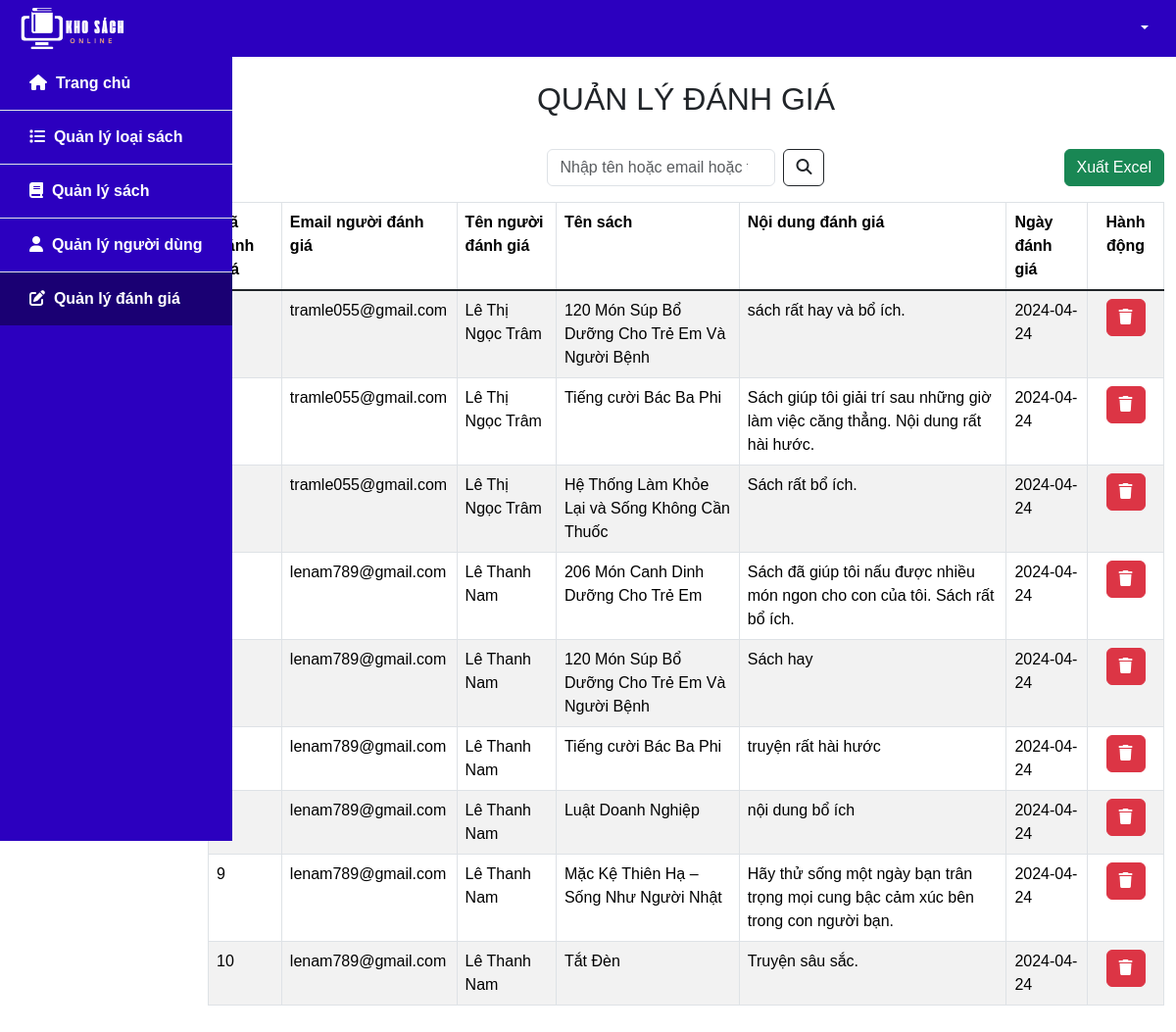
The page /manage_review.php on the database as committed earlier.
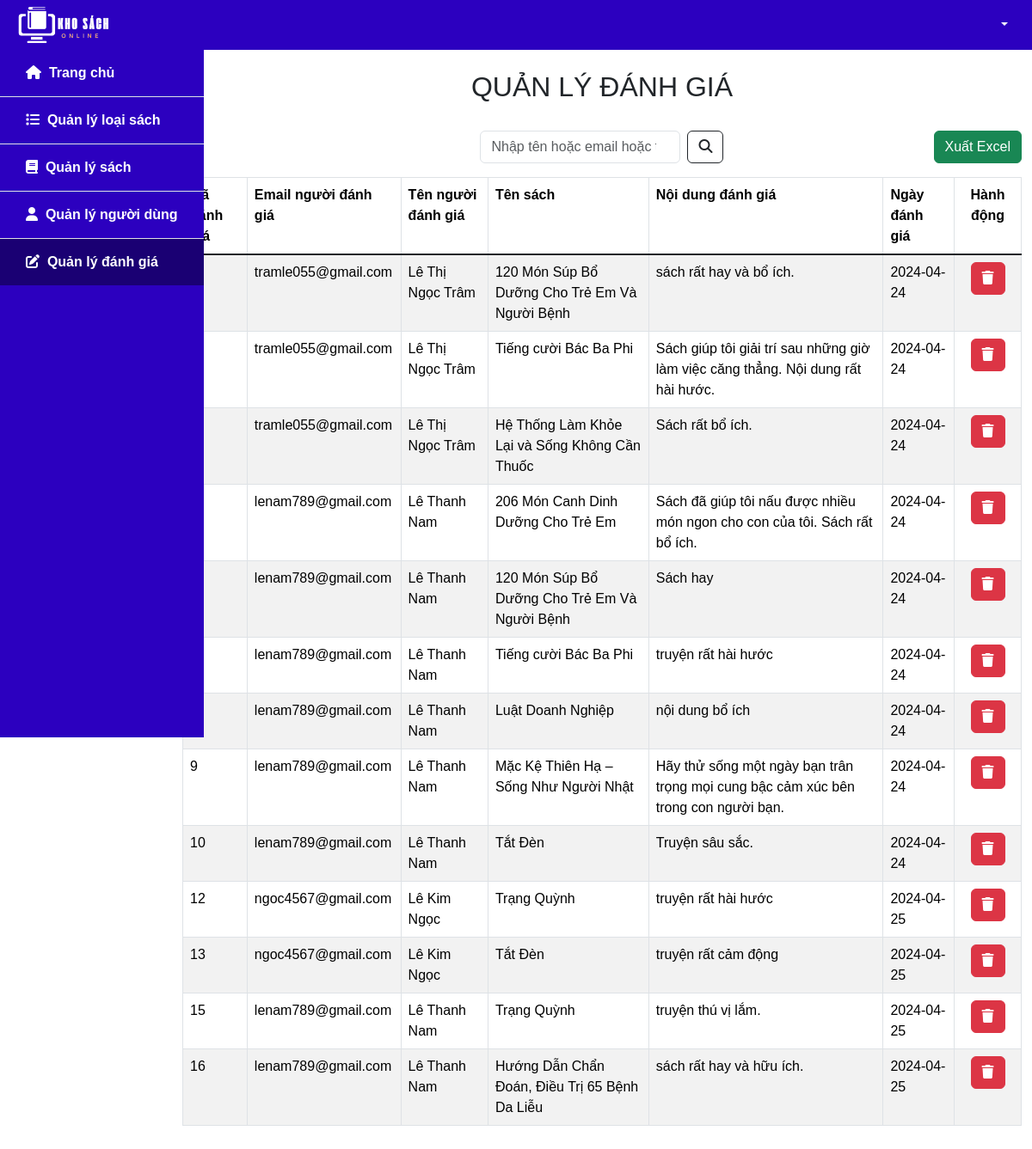
The same page on the database as committed later.
### tables this page shows
CREATE TABLE `review` (
  `id_review` int(10) NOT NULL,
  `content` varchar(500) NOT NULL,
  `date_review` date NOT NULL,
  `email` varchar(100) NOT NULL,
  `id_book` varchar(10) NOT NULL
);

CREATE TABLE `user` (
  `email` varchar(100) NOT NULL,
  `fullname` varchar(50) NOT NULL,
  `password` varchar(100) NOT NULL,
  `role` varchar(10) NOT NULL
);

CREATE TABLE `book` (
  `id_book` varchar(10) NOT NULL,
  `name_book` varchar(100) NOT NULL,
  `author` varchar(50) DEFAULT NULL,
  `describe_book` varchar(1000) DEFAULT NULL,
  `image_book` varchar(200) DEFAULT NULL,
  `file_book` varchar(200) NOT NULL,
  `id_genre` varchar(10) NOT NULL
);

### src/functions.php (called while the page is built, shortened)
<?php
function html_escape(string|null $text): string
{
    return htmlspecialchars($text ?? '', ENT_QUOTES, 'UTF-8', false);
}

### public/manage_review.php (the view, shortened to what this page needs)
<?php
require_once __DIR__ . '/../src/connect.php';
if ($_SERVER['REQUEST_METHOD'] === 'GET' && isset($_GET['keyword'])) {
    $keyword = $_GET['keyword'];
    $sql = "SELECT r.id_review, u.email, u.fullname, b.name_book, r.content, r.date_review
            FROM review r
            JOIN user u ON u.email = r.email
            JOIN book b ON b.id_book = r.id_book
            WHERE u.email LIKE concat('%', ? '%')
            OR u.fullname LIKE concat('%', ? '%')
            OR b.name_book LIKE concat('%', ? '%')
            ORDER BY r.id_review ASC";
    $stmt = $pdo->prepare($sql);
    $stmt->execute([$keyword, $keyword, $keyword]);
} else {
    $sql = "SELECT r.id_review, u.email, u.fullname, b.name_book, r.content, r.date_review
            FROM review r
            JOIN user u ON u.email = r.email
            JOIN book b ON b.id_book = r.id_book
            ORDER BY r.id_review ASC";
    $stmt = $pdo->prepare($sql);
    $stmt->execute();
}
$rows = $stmt->fetchAll(PDO::FETCH_ASSOC);
include_once __DIR__. '/../src/partials/header_ad.php'
?>
<div class="container-fluid flex-grow-1">
    <div class="row">
        <div class="col-2">
            <?php include_once __DIR__. '/../src/partials/slidebar_ad.php' ?>
        </div>
        <div class="col-10">
            <div class="row justify-content-center m-4">
                <h2 class="text-center">QUẢN LÝ ĐÁNH GIÁ</h2>
            </div>
            <div class="row mb-3">
                <div class="col">
                </div>
                <div class="col d-flex justify-content-center ">
                    <form class="d-flex" role="search" method="GET">
                        <input class="form-control me-2" type="search" placeholder="Nhập tên hoặc email hoặc tên sách"
                            aria-label="Search" name="keyword"
                            value="<?= isset($_GET['keyword']) ? html_escape($_GET['keyword']) : '' ?>">
                        <button class="btn btn-outline-dark" type="submit"><i
                                class="fa-solid fa-magnifying-glass"></i></button>
                    </form>
                </div>
                <div class="col d-flex justify-content-end">
                    <form method="post">
                        <button class="btn btn-success" type="submit" name="export">
                            Xuất Excel
                        </button>
                    </form>
                </div>
            </div>
            <div class="row my-3">
                <div class="col">
                    <table class="table table-bordered table-striped">
                        <thead>
                            <tr>
                                <th class="align-content-start">Mã đánh giá</th>
                                <th class="align-content-start">Email người đánh giá</th>
                                <th class="align-content-start">Tên người đánh giá</th>
                                <th class="align-content-start">Tên sách</th>
                                <th class="align-content-start">Nội dung đánh giá</th>
                                <th class="align-content-start">Ngày đánh giá</th>
                                <th class="text-center align-content-start">Hành động</th>
                            </tr>
                        </thead>
                        <tbody class="table-group-divider">
                            <?php foreach ($rows as $row) : ?>
                            <tr>
                                <td><?= html_escape($row['id_review']) ?></td>
                                <td><?= html_escape($row['email']) ?></td>
                                <td><?= html_escape($row['fullname']) ?></td>
                                <td><?= html_escape($row['name_book']) ?></td>
                                <td><?= html_escape($row['content']) ?></td>
                                <td><?= html_escape($row['date_review']) ?></td>
                                <td>
                                    <div class="d-flex justify-content-center">
                                        <form class="form-inline mx-1" action="/delete_review.php" method="POST">
                                            <button id="delete-review-btn" type="button"
                                                class="btn btn-xs btn-danger  delete-review-btn" data-toggle="modal"
                                                name="delete-review" data-target="#delete-confirm">
                                                <i class="fa-solid fa-trash"></i>
                                            </button>
                                        </form>
                                    </div>
                                </td>
                            </tr>
                            <?php endforeach ?>
                        </tbody>
                    </table>
                </div>
            </div>
        </div>
    </div>
</div>
<?php
include_once __DIR__. '/../src/partials/footer_ad.php'
?>

### src/partials/header_ad.php (shortened to what this page needs)
<!DOCTYPE html>
<html lang="en">
<head>
    <link href="https://cdn.jsdelivr.net/npm/bootstrap@5.3.2/dist/css/bootstrap.min.css" rel="stylesheet"
>
    <link rel="stylesheet" href="https://cdnjs.cloudflare.com/ajax/libs/font-awesome/6.4.2/css/all.min.css"
 />
    <link rel="stylesheet" href="css/style.css" />
</head>
<body class="d-flex flex-column min-vh-100">
    <div class="container-fluid header">
        <div class="d-flex justify-content-between align-items-center">
            <div class="my-1">
                <a href="index_ad.php"><img id="logo" src="images/logo.png" height="50px" /></a>
            </div>
            <div class="dropdown">
                <a class="dropdown-toggle link text-white px-3" href="#" role="button" data-bs-toggle="dropdown"
                    aria-expanded="false">
                </a>
            </div>
        </div>
    </div>

### src/partials/slidebar_ad.php (shortened to what this page needs)
<div class="slidebar">
    <ul class="list-group list-group-flush">
        <li class="list-group-item slidebar-item"><a href="index_ad.php"><i class="fa-solid fa-house"></i>&nbsp; Trang
                chủ</a></li>
        <li class="list-group-item slidebar-item"><a href="manage_genre.php"><i class="fa-solid fa-list"></i>&nbsp; Quản
                lý loại
                sách</a></li>
        <li class="list-group-item slidebar-item">
            <a href="#manageBook" data-bs-toggle="collapse" aria-expanded="false" aria-controls="manageBook">
                <i class="fa-solid fa-book"></i>&nbsp; Quản lý sách
            </a>
        </li>
        <li class="list-group-item slidebar-item"><a href="manage_user.php"><i class="fa-solid fa-user"></i>&nbsp; Quản
                lý người
                dùng</a></li>
        <li class="list-group-item slidebar-item"><a href="manage_review.php"><i
                    class="fa-solid fa-pen-to-square"></i>&nbsp; Quản lý
                đánh
                giá</a></li>
    </ul>
</div>

### src/partials/footer_ad.php (shortened to what this page needs)
</body>
</html>

### public/css/style.css (style rules this page uses)
* { font-family:Arial, Helvetica, sans-serif; }
.header { background-color: #2c00bf; position: sticky !important; width: 100%; top: 0; z-index: 100; color: white; font-weight: 600; }
.link { text-decoration: none; color: black; }
.slidebar { background-color: #2c00bf; margin: 0px; height: 100vh; padding: 0px; overflow-y: auto; position: fixed; left: 0; }
.slidebar-item { background-color: #2c00bf; padding: 15px 30px; }
.slidebar-item a { text-decoration: none; color: white; font-weight: 600; }
.selected-ad { font-weight: bold; background-color: #1a0073; }

Rows that differ between the two databases and show on the page:
added review: id_review "12", email.email "ngoc4567@gmail.com", email.fullname "Lê Kim Ngọc", id_book.name_book "Trạng Quỳnh", content "truyện rất hài hước", date_review "2024-04-25"
added review: id_review "13", email.email "ngoc4567@gmail.com", email.fullname "Lê Kim Ngọc", id_book.name_book "Tắt Đèn", content "truyện rất cảm động", date_review "2024-04-25"
added review: id_review "15", email.email "lenam789@gmail.com", email.fullname "Lê Thanh Nam", id_book.name_book "Trạng Quỳnh", content "truyện thú vị lắm.", date_review "2024-04-25"
added review: id_review "16", email.email "lenam789@gmail.com", email.fullname "Lê Thanh Nam", id_book.name_book "Hướng Dẫn Chẩn Đoán, Điều Trị 65 Bệnh Da Liễu", content "sách rất hay và hữu ích.", date_review "2024-04-25"
